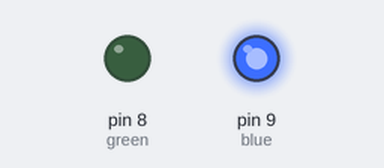
The sketch below on a simulated Arduino Uno, built with avr-gcc and run on an emulated ATmega328P. Shown: output pins drawn as LEDs (lit = HIGH).

Above: at 1.0 s.
At 5.0 s:
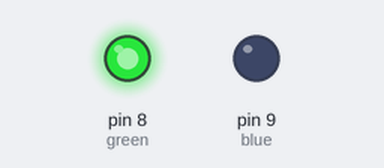
At 7.0 s:
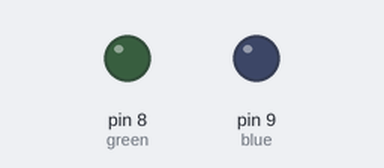
Timing chart, 0 to 10.4 s (numbered marks = the images above):
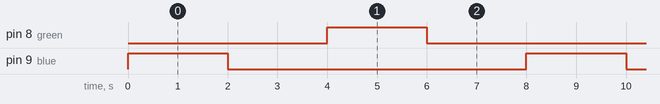

Measured:
- by itself, pin 8 (green), pin 9 (blue): alternates HIGH for 2.0 s and LOW for 6.0 s
- by itself, everything shown: repeats every 8.0 s, in 4 steps

The sketch:

3_color_LED.ino
```cpp
int blue=9;
int green=8;
void setup()
{
pinMode(blue,OUTPUT);
pinMode(green,OUTPUT);


}

void loop()
{
digitalWrite(blue,HIGH);
delay(2000);
digitalWrite(blue,LOW);
delay(2000);

digitalWrite(green,HIGH);
delay(2000);
digitalWrite(green,LOW);
delay(2000);

}
```
